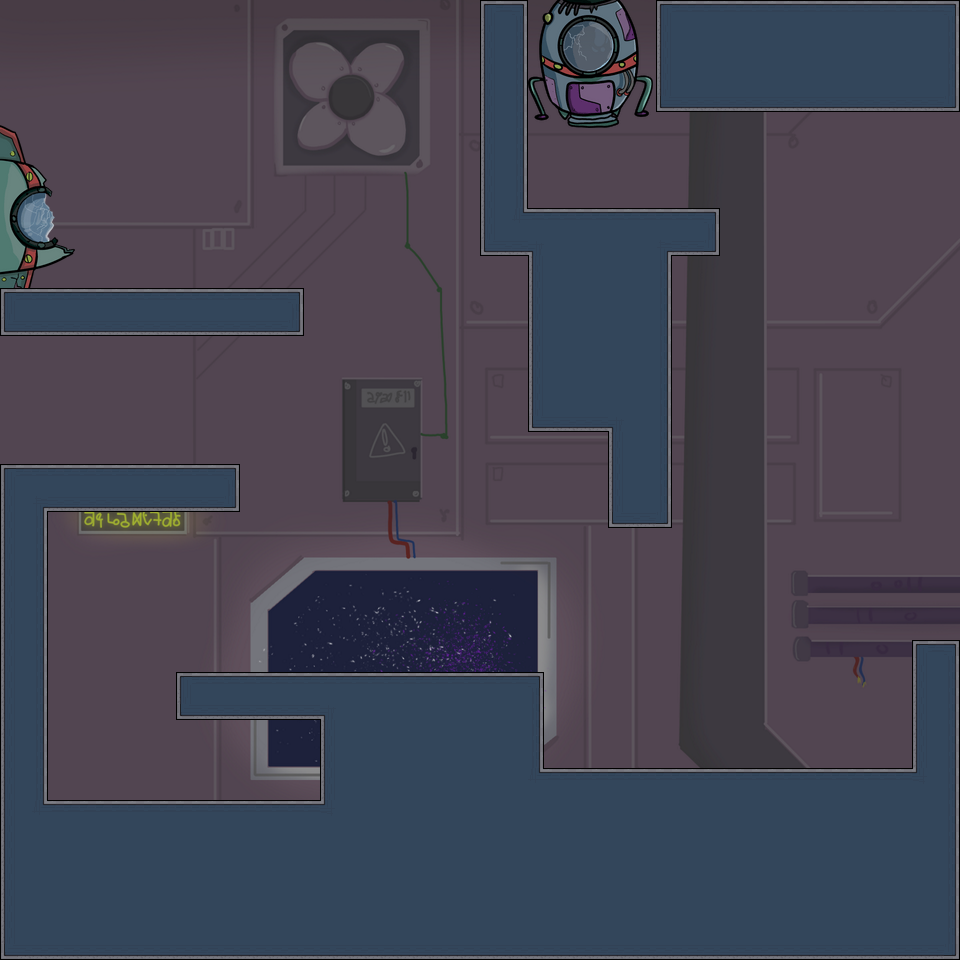

Below is a game level as drawn by its tile map, then a one-line description and the .tmx that defines it (tile-layer data replaced by summaries):
An orthogonal 60x60 tile map with 16x16 px tiles, 3 tile layers (Filling tiles, Enviroment, Main Layer), 4 tilesets, 1 image layer and 8 objects (3x GXPEngine.Boundaries, GXPEngine.Player, GXPEngine.RadioactiveBox, GXPEngine.NextLevelPortal, GXPEngine.DoorButton, ...).

<map version="1.8" tiledversion="1.8.4" orientation="orthogonal" renderorder="right-down" width="60" height="60" tilewidth="16" tileheight="16" infinite="0" nextlayerid="6" nextobjectid="10">
 <tileset firstgid="1" name="spaceship" tilewidth="75" tileheight="211" tilecount="1" columns="1">
  <image source="../Backgrounds/spaceship.png" width="75" height="211" />
 </tileset>
 <tileset firstgid="2" name="TileSheet16px (1)" tilewidth="16" tileheight="16" tilecount="299" columns="13">
  <image source="TileSets/TileSheet16px (1).png" width="208" height="368" />
 </tileset>
 <tileset firstgid="301" name="DangerousObj" tilewidth="64" tileheight="64" tilecount="1" columns="1">
  <image source="TileSets/DangerousObj.png" width="64" height="64" />
 </tileset>
 <tileset firstgid="302" name="escapepod1" tilewidth="125" tileheight="162" tilecount="1" columns="1">
  <image source="../Backgrounds/escapepod1.png" width="125" height="162" />
 </tileset>
 <imagelayer id="4" name="Background">
  <image source="../Cubebackground.png" width="960" height="960" />
 </imagelayer>
 <layer id="3" name="Filling tiles" width="60" height="60">
  <data>[3600 cells, 0 non-empty, 0 distinct tile ids]</data>
 </layer>
 <layer id="2" name="Enviroment" width="60" height="60">
  <data>[3600 cells, 2 non-empty, 2 distinct tile ids]</data>
 </layer>
 <layer id="1" name="Main Layer" width="60" height="60">
  <data>[3600 cells, 1311 non-empty, 13 distinct tile ids]</data>
 </layer>
 <objectgroup id="5" name="Object Layer 1">
  <object id="1" type="GXPEngine.Player" x="102.667" y="214.667" width="32" height="48" />
  <object id="2" type="GXPEngine.RadioactiveBox" gid="301" x="112" y="793.333" width="48" height="48" />
  <object id="3" type="GXPEngine.Boundaries" x="962" y="2.66667" width="25.3333" height="960" rotation="90" />
  <object id="4" type="GXPEngine.Boundaries" x="934.667" y="2.66667" width="25.3333" height="960" />
  <object id="5" type="GXPEngine.Boundaries" x="3.33335" y="9.33333" width="25.3333" height="960" />
  <object id="6" type="GXPEngine.NextLevelPortal" x="529.333" y="32.6667" width="129.333" height="76">
   <properties>
    <property name="NextLevelName" value="Level_4" />
   </properties>
  </object>
  <object id="7" type="GXPEngine.DoorButton" gid="50" x="250.667" y="800" width="16" height="16">
   <properties>
    <property name="buttonNumber" type="int" value="1" />
   </properties>
  </object>
  <object id="9" type="GXPEngine.Door" gid="134" x="679" y="208" width="16" height="96.3333">
   <properties>
    <property name="doorNumber" type="int" value="1" />
   </properties>
  </object>
 </objectgroup>
</map>
